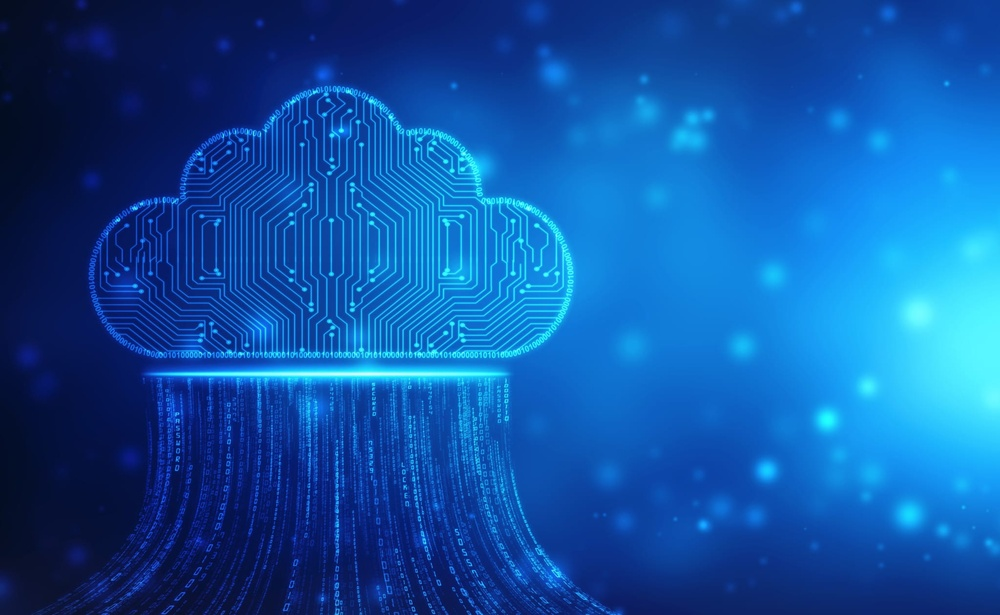
#> input picture ImageProcessing/git.jpg, 1000 x 615 px, shrunk from 2048 x 1260 before the run, found by its file name
$ python RGBchannels.py
#> lines starting #> are read from the running program, lines starting #| are printed output that depends on the picture
import cv2
import numpy as np
img = cv2.imread(r"C:\Users\LENOVO\OneDrive\Desktop\CRACK-DREAM-JOB\ImageProcessing\git.jpg")
#> img is the input picture: shape (615, 1000, 3); mean B, G, R 163.1, 84, 15.4
imgBlue = img[:, :, 0] = 0
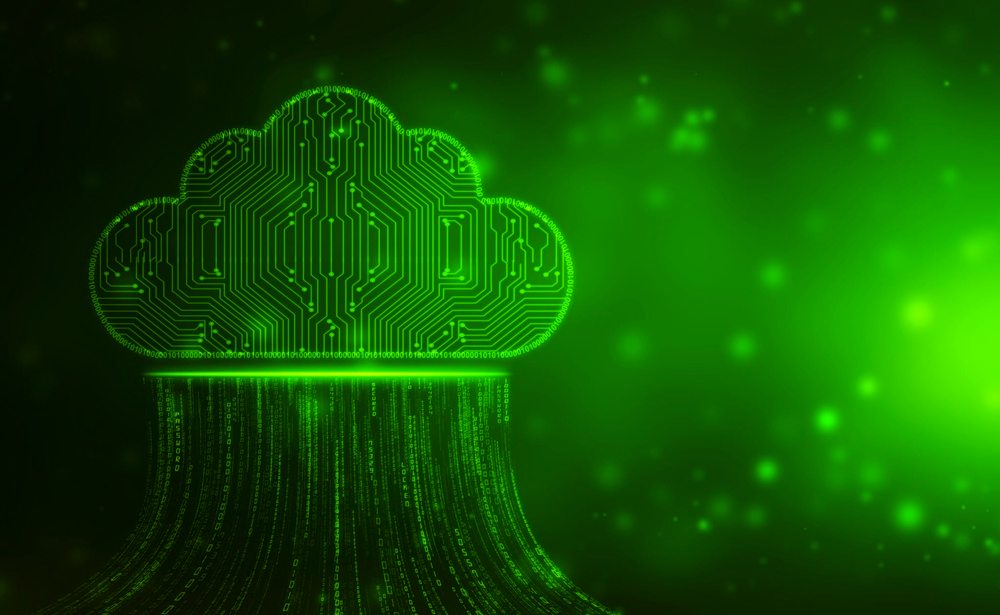
#> img: shape (615, 1000, 3); mean B, G, R 0, 84, 15.4
imgGreen = img[:, :, 1] = 0
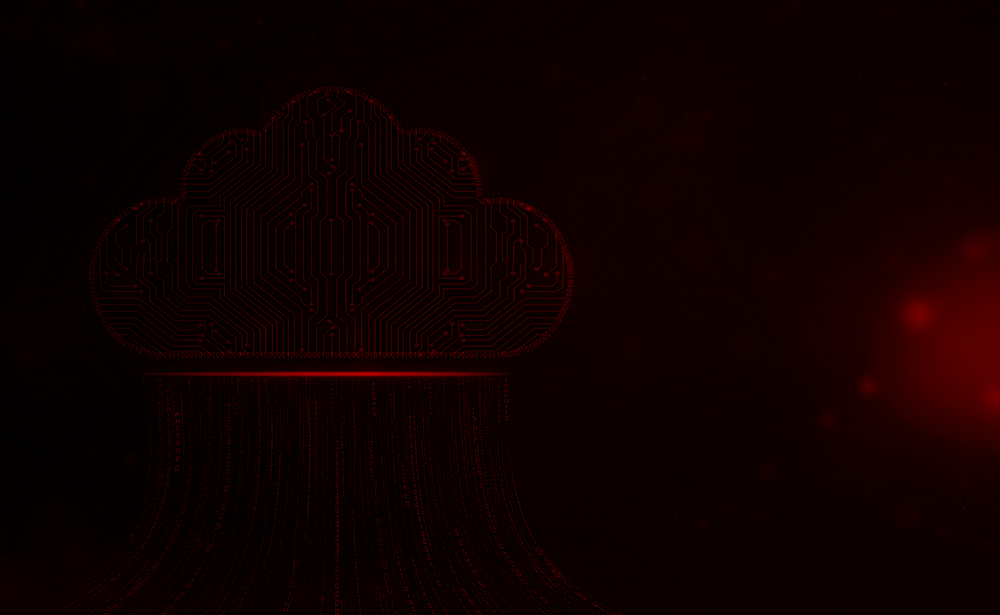
#> img: shape (615, 1000, 3); mean B, G, R 0, 0, 15.4
imgRed = img[:, :, 2] = 0 # aqua color - eliminates red
#> img: shape (615, 1000, 3); every value is 0
# to get all 3 images together
new_img = np.hstack((imgBlue, imgGreen, imgRed))

cv2.imshow("yellowish",new_img)
cv2.waitKey(0)
